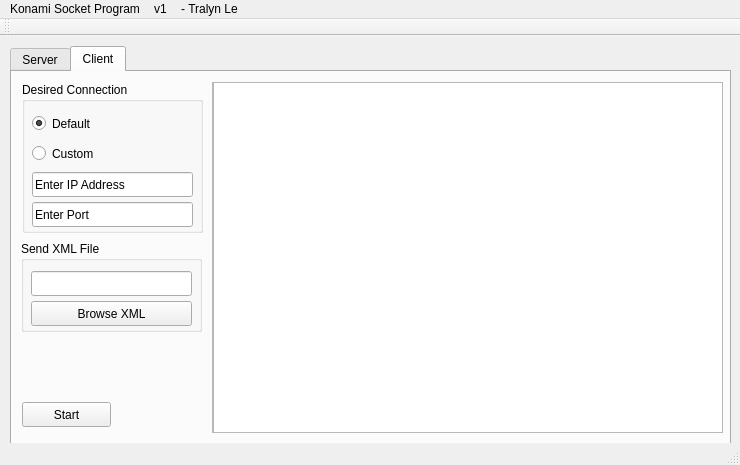
<?xml version="1.0" encoding="UTF-8"?>
<ui version="4.0">
 <class>MainWindow</class>
 <widget class="QMainWindow" name="MainWindow">
  <property name="geometry">
   <rect>
    <x>0</x>
    <y>0</y>
    <width>740</width>
    <height>465</height>
   </rect>
  </property>
  <property name="windowTitle">
   <string>Konami Socket Program</string>
  </property>
  <widget class="QWidget" name="centralWidget">
   <widget class="QTabWidget" name="Tabs">
    <property name="geometry">
     <rect>
      <x>10</x>
      <y>10</y>
      <width>721</width>
      <height>401</height>
     </rect>
    </property>
    <property name="currentIndex">
     <number>1</number>
    </property>
    <widget class="QWidget" name="ServerTab">
     <attribute name="title">
      <string>Server</string>
     </attribute>
     <widget class="QGroupBox" name="DesiredConnectionBox">
      <property name="geometry">
       <rect>
        <x>10</x>
        <y>10</y>
        <width>181</width>
        <height>151</height>
       </rect>
      </property>
      <property name="title">
       <string>Desired Connection</string>
      </property>
      <widget class="QRadioButton" name="DefaultRadioButton_Server">
       <property name="geometry">
        <rect>
         <x>10</x>
         <y>30</y>
         <width>161</width>
         <height>23</height>
        </rect>
       </property>
       <property name="text">
        <string>Default</string>
       </property>
       <property name="checked">
        <bool>true</bool>
       </property>
      </widget>
      <widget class="QRadioButton" name="CustomRadioButton_Server">
       <property name="geometry">
        <rect>
         <x>10</x>
         <y>60</y>
         <width>112</width>
         <height>23</height>
        </rect>
       </property>
       <property name="text">
        <string>Custom</string>
       </property>
      </widget>
      <widget class="QLineEdit" name="IPAddressBox_Server">
       <property name="enabled">
        <bool>true</bool>
       </property>
       <property name="geometry">
        <rect>
         <x>10</x>
         <y>90</y>
         <width>161</width>
         <height>25</height>
        </rect>
       </property>
       <property name="text">
        <string>Enter IP Address</string>
       </property>
      </widget>
      <widget class="QLineEdit" name="PortBox_Server">
       <property name="enabled">
        <bool>true</bool>
       </property>
       <property name="geometry">
        <rect>
         <x>10</x>
         <y>120</y>
         <width>161</width>
         <height>25</height>
        </rect>
       </property>
       <property name="text">
        <string>Enter Port</string>
       </property>
      </widget>
     </widget>
     <widget class="QPushButton" name="StartServerButton">
      <property name="geometry">
       <rect>
        <x>10</x>
        <y>330</y>
        <width>89</width>
        <height>25</height>
       </rect>
      </property>
      <property name="text">
       <string>Start</string>
      </property>
     </widget>
     <widget class="QScrollArea" name="ScrollArea_Server">
      <property name="geometry">
       <rect>
        <x>200</x>
        <y>10</y>
        <width>511</width>
        <height>351</height>
       </rect>
      </property>
      <property name="widgetResizable">
       <bool>true</bool>
      </property>
      <widget class="QWidget" name="scrollAreaWidgetContents_2">
       <property name="geometry">
        <rect>
         <x>0</x>
         <y>0</y>
         <width>509</width>
         <height>349</height>
        </rect>
       </property>
       <widget class="QTextEdit" name="TextArea_Server">
        <property name="geometry">
         <rect>
          <x>0</x>
          <y>-1</y>
          <width>511</width>
          <height>351</height>
         </rect>
        </property>
        <property name="readOnly">
         <bool>false</bool>
        </property>
        <property name="textInteractionFlags">
         <set>Qt::TextEditorInteraction</set>
        </property>
       </widget>
      </widget>
     </widget>
    </widget>
    <widget class="QWidget" name="ClientTab">
     <attribute name="title">
      <string>Client</string>
     </attribute>
     <widget class="QGroupBox" name="DesiredConnection_Client">
      <property name="geometry">
       <rect>
        <x>10</x>
        <y>10</y>
        <width>181</width>
        <height>151</height>
       </rect>
      </property>
      <property name="title">
       <string>Desired Connection</string>
      </property>
      <widget class="QRadioButton" name="DefaultRadioButton_Client">
       <property name="geometry">
        <rect>
         <x>10</x>
         <y>30</y>
         <width>161</width>
         <height>23</height>
        </rect>
       </property>
       <property name="text">
        <string>Default</string>
       </property>
       <property name="checked">
        <bool>true</bool>
       </property>
      </widget>
      <widget class="QRadioButton" name="CustomRadioButton_Client">
       <property name="geometry">
        <rect>
         <x>10</x>
         <y>60</y>
         <width>112</width>
         <height>23</height>
        </rect>
       </property>
       <property name="text">
        <string>Custom</string>
       </property>
      </widget>
      <widget class="QLineEdit" name="IPAddressBox_Client">
       <property name="enabled">
        <bool>true</bool>
       </property>
       <property name="geometry">
        <rect>
         <x>10</x>
         <y>90</y>
         <width>161</width>
         <height>25</height>
        </rect>
       </property>
       <property name="text">
        <string>Enter IP Address</string>
       </property>
      </widget>
      <widget class="QLineEdit" name="PortBox_Client">
       <property name="enabled">
        <bool>true</bool>
       </property>
       <property name="geometry">
        <rect>
         <x>10</x>
         <y>120</y>
         <width>161</width>
         <height>25</height>
        </rect>
       </property>
       <property name="text">
        <string>Enter Port</string>
       </property>
      </widget>
     </widget>
     <widget class="QPushButton" name="StartClientButton">
      <property name="geometry">
       <rect>
        <x>10</x>
        <y>330</y>
        <width>89</width>
        <height>25</height>
       </rect>
      </property>
      <property name="text">
       <string>Start</string>
      </property>
     </widget>
     <widget class="QScrollArea" name="ScrollArea_Client">
      <property name="geometry">
       <rect>
        <x>200</x>
        <y>10</y>
        <width>511</width>
        <height>351</height>
       </rect>
      </property>
      <property name="widgetResizable">
       <bool>true</bool>
      </property>
      <widget class="QWidget" name="scrollAreaWidgetContents_3">
       <property name="geometry">
        <rect>
         <x>0</x>
         <y>0</y>
         <width>509</width>
         <height>349</height>
        </rect>
       </property>
       <widget class="QTextEdit" name="TextArea_Client">
        <property name="geometry">
         <rect>
          <x>0</x>
          <y>-1</y>
          <width>511</width>
          <height>351</height>
         </rect>
        </property>
       </widget>
      </widget>
     </widget>
     <widget class="QGroupBox" name="SendXMLArea">
      <property name="geometry">
       <rect>
        <x>9</x>
        <y>169</y>
        <width>181</width>
        <height>91</height>
       </rect>
      </property>
      <property name="title">
       <string>Send XML File</string>
      </property>
      <widget class="QPushButton" name="BrowseXMLButton">
       <property name="geometry">
        <rect>
         <x>10</x>
         <y>60</y>
         <width>161</width>
         <height>25</height>
        </rect>
       </property>
       <property name="text">
        <string>Browse XML</string>
       </property>
      </widget>
      <widget class="QLineEdit" name="xmlFileNameBox">
       <property name="geometry">
        <rect>
         <x>10</x>
         <y>30</y>
         <width>161</width>
         <height>25</height>
        </rect>
       </property>
       <property name="text">
        <string/>
       </property>
       <property name="readOnly">
        <bool>true</bool>
       </property>
      </widget>
     </widget>
    </widget>
   </widget>
  </widget>
  <widget class="QMenuBar" name="menuBar">
   <property name="geometry">
    <rect>
     <x>0</x>
     <y>0</y>
     <width>740</width>
     <height>22</height>
    </rect>
   </property>
   <widget class="QMenu" name="menuKonami_Socket_Program">
    <property name="title">
     <string>Konami Socket Program</string>
    </property>
   </widget>
   <widget class="QMenu" name="menuv1">
    <property name="title">
     <string>v1</string>
    </property>
   </widget>
   <widget class="QMenu" name="menu_Tralyn_Le">
    <property name="title">
     <string>- Tralyn Le</string>
    </property>
   </widget>
   <addaction name="menuKonami_Socket_Program"/>
   <addaction name="menuv1"/>
   <addaction name="menu_Tralyn_Le"/>
  </widget>
  <widget class="QToolBar" name="mainToolBar">
   <attribute name="toolBarArea">
    <enum>TopToolBarArea</enum>
   </attribute>
   <attribute name="toolBarBreak">
    <bool>false</bool>
   </attribute>
  </widget>
  <widget class="QStatusBar" name="statusBar"/>
 </widget>
 <layoutdefault spacing="6" margin="11"/>
 <resources/>
 <connections/>
</ui>
